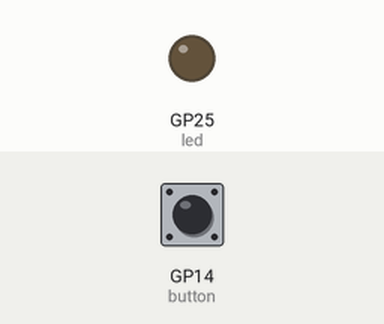
This program was run on a simulated Raspberry Pi Pico running MicroPython. Parts: output pins drawn as LEDs (lit = HIGH). The test bench sets the inputs (shaded band); at power-on: GP14 (button) LOW.

Above: at 1.2 s.
1.3 s: GP14 (button) pulled HIGH for 0.15 s
At 1.37 s:
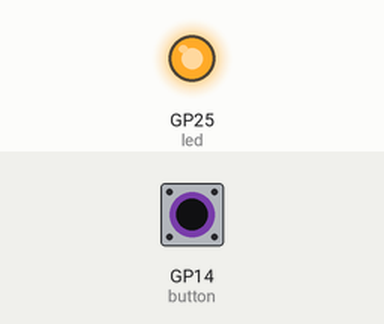
2.9 s: GP14 (button) pulled HIGH for 3.2 s
At 7.0 s:
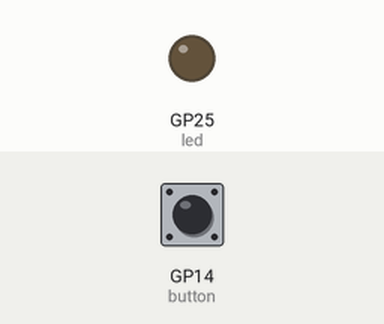
Timing chart, 0 to 8.5 s (numbered marks = the images above; inputs shaded):
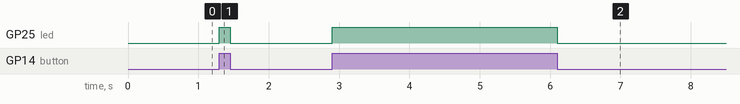

Measured:
- after the input at 1.3 s, GP25 (led): LOW → HIGH at once, → LOW 0.15 s later
- after the input at 2.9 s, GP25 (led): LOW → HIGH at once, → LOW 3.2 s later

The program:

pico-button.py
```python
from machine import Pin
import time

# GPIO 25번 핀에 BUILTIN LED가 연결되어 있음.
led = Pin(25, Pin.OUT)

# GPIO 14번 핀에 버튼(스위치)를 pull down 형태로 연결.
button = Pin(14, Pin.IN)

while True:
    if button.value():
        led.value(1)
    else:
        led.value(0)

    #time.sleep(0.1)


# 스위치를 누르면 LED On, 스위치를 누르지 않으면 LED Off
```
